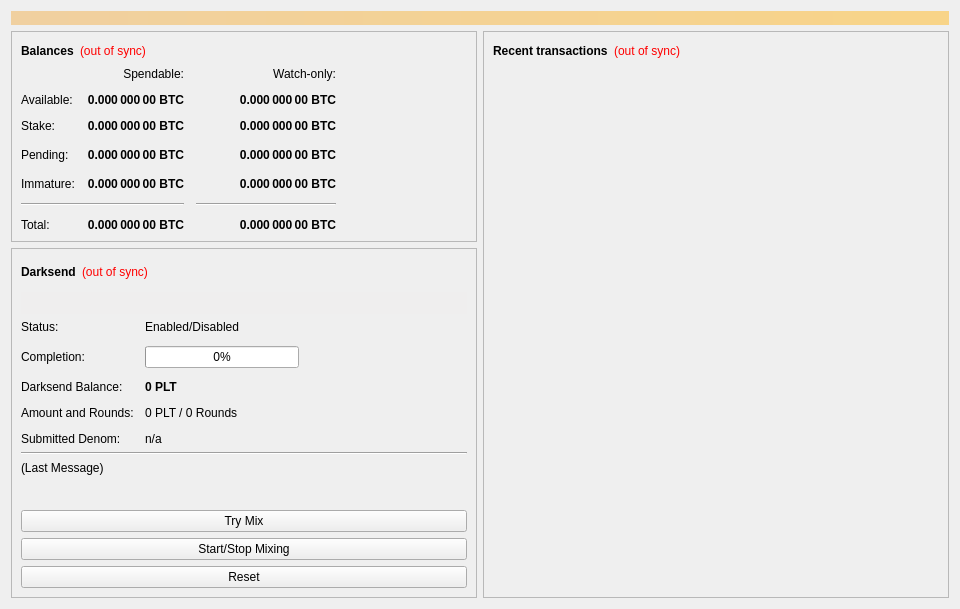
<?xml version="1.0" encoding="UTF-8"?>
<ui version="4.0">
 <class>OverviewPage</class>
 <widget class="QWidget" name="OverviewPage">
  <property name="geometry">
   <rect>
    <x>0</x>
    <y>0</y>
    <width>960</width>
    <height>594</height>
   </rect>
  </property>
  <property name="minimumSize">
   <size>
    <width>960</width>
    <height>0</height>
   </size>
  </property>
  <property name="windowTitle">
   <string>Form</string>
  </property>
  <layout class="QVBoxLayout" name="topLayout">
   <item>
    <widget class="QLabel" name="labelAlerts">
     <property name="visible">
      <bool>false</bool>
     </property>
     <property name="styleSheet">
      <string notr="true">background-color: qlineargradient(x1: 0, y1: 0, x2: 1, y2: 0, stop:0 #F0D0A0, stop:1 #F8D488); color:#000000;</string>
     </property>
     <property name="wordWrap">
      <bool>true</bool>
     </property>
     <property name="margin">
      <number>3</number>
     </property>
    </widget>
   </item>
   <item>
    <layout class="QHBoxLayout" name="horizontalLayout" stretch="1,1">
     <item>
      <layout class="QVBoxLayout" name="verticalLayout_2">
       <item>
        <widget class="QFrame" name="frame">
         <property name="frameShape">
          <enum>QFrame::StyledPanel</enum>
         </property>
         <property name="frameShadow">
          <enum>QFrame::Raised</enum>
         </property>
         <layout class="QVBoxLayout" name="verticalLayout_4">
          <item>
           <layout class="QHBoxLayout" name="horizontalLayout_4">
            <item>
             <widget class="QLabel" name="label_5">
              <property name="font">
               <font>
                <weight>75</weight>
                <bold>true</bold>
               </font>
              </property>
              <property name="text">
               <string>Balances</string>
              </property>
             </widget>
            </item>
            <item>
             <widget class="QLabel" name="labelWalletStatus">
              <property name="cursor">
               <cursorShape>WhatsThisCursor</cursorShape>
              </property>
              <property name="toolTip">
               <string>The displayed information may be out of date. Your wallet automatically synchronizes with the Planetpay network after a connection is established, but this process has not completed yet.</string>
              </property>
              <property name="styleSheet">
               <string notr="true">QLabel { color: red; }</string>
              </property>
              <property name="text">
               <string notr="true">(out of sync)</string>
              </property>
              <property name="alignment">
               <set>Qt::AlignLeading|Qt::AlignLeft|Qt::AlignVCenter</set>
              </property>
             </widget>
            </item>
            <item>
             <spacer name="horizontalSpacer_3">
              <property name="orientation">
               <enum>Qt::Horizontal</enum>
              </property>
              <property name="sizeHint" stdset="0">
               <size>
                <width>40</width>
                <height>20</height>
               </size>
              </property>
             </spacer>
            </item>
           </layout>
          </item>
          <item>
           <layout class="QGridLayout" name="gridLayout">
            <property name="spacing">
             <number>12</number>
            </property>
            <item row="3" column="2">
             <widget class="QLabel" name="labelWatchPending">
              <property name="font">
               <font>
                <weight>75</weight>
                <bold>true</bold>
               </font>
              </property>
              <property name="cursor">
               <cursorShape>IBeamCursor</cursorShape>
              </property>
              <property name="toolTip">
               <string>Unconfirmed transactions to watch-only addresses</string>
              </property>
              <property name="text">
               <string notr="true">0.000 000 00 BTC</string>
              </property>
              <property name="alignment">
               <set>Qt::AlignRight|Qt::AlignTrailing|Qt::AlignVCenter</set>
              </property>
              <property name="textInteractionFlags">
               <set>Qt::LinksAccessibleByMouse|Qt::TextSelectableByKeyboard|Qt::TextSelectableByMouse</set>
              </property>
             </widget>
            </item>
            <item row="3" column="1">
             <widget class="QLabel" name="labelUnconfirmed">
              <property name="font">
               <font>
                <weight>75</weight>
                <bold>true</bold>
               </font>
              </property>
              <property name="cursor">
               <cursorShape>IBeamCursor</cursorShape>
              </property>
              <property name="toolTip">
               <string>Total of transactions that have yet to be confirmed, and do not yet count toward the spendable balance</string>
              </property>
              <property name="text">
               <string notr="true">0.000 000 00 BTC</string>
              </property>
              <property name="alignment">
               <set>Qt::AlignRight|Qt::AlignTrailing|Qt::AlignVCenter</set>
              </property>
              <property name="textInteractionFlags">
               <set>Qt::LinksAccessibleByMouse|Qt::TextSelectableByKeyboard|Qt::TextSelectableByMouse</set>
              </property>
             </widget>
            </item>
            <item row="4" column="2">
             <widget class="QLabel" name="labelWatchImmature">
              <property name="font">
               <font>
                <weight>75</weight>
                <bold>true</bold>
               </font>
              </property>
              <property name="cursor">
               <cursorShape>IBeamCursor</cursorShape>
              </property>
              <property name="toolTip">
               <string>Mined balance in watch-only addresses that has not yet matured</string>
              </property>
              <property name="text">
               <string notr="true">0.000 000 00 BTC</string>
              </property>
              <property name="alignment">
               <set>Qt::AlignRight|Qt::AlignTrailing|Qt::AlignVCenter</set>
              </property>
              <property name="textInteractionFlags">
               <set>Qt::LinksAccessibleByMouse|Qt::TextSelectableByKeyboard|Qt::TextSelectableByMouse</set>
              </property>
             </widget>
            </item>
            <item row="5" column="0" colspan="2">
             <widget class="Line" name="lineSpendableBalance">
              <property name="orientation">
               <enum>Qt::Horizontal</enum>
              </property>
             </widget>
            </item>
            <item row="5" column="2">
             <widget class="Line" name="lineWatchBalance">
              <property name="sizePolicy">
               <sizepolicy hsizetype="Preferred" vsizetype="Fixed">
                <horstretch>0</horstretch>
                <verstretch>0</verstretch>
               </sizepolicy>
              </property>
              <property name="minimumSize">
               <size>
                <width>140</width>
                <height>0</height>
               </size>
              </property>
              <property name="orientation">
               <enum>Qt::Horizontal</enum>
              </property>
             </widget>
            </item>
            <item row="6" column="0">
             <widget class="QLabel" name="labelTotalText">
              <property name="text">
               <string>Total:</string>
              </property>
             </widget>
            </item>
            <item row="4" column="1">
             <widget class="QLabel" name="labelImmature">
              <property name="font">
               <font>
                <weight>75</weight>
                <bold>true</bold>
               </font>
              </property>
              <property name="cursor">
               <cursorShape>IBeamCursor</cursorShape>
              </property>
              <property name="toolTip">
               <string>Mined balance that has not yet matured</string>
              </property>
              <property name="text">
               <string notr="true">0.000 000 00 BTC</string>
              </property>
              <property name="alignment">
               <set>Qt::AlignRight|Qt::AlignTrailing|Qt::AlignVCenter</set>
              </property>
              <property name="textInteractionFlags">
               <set>Qt::LinksAccessibleByMouse|Qt::TextSelectableByKeyboard|Qt::TextSelectableByMouse</set>
              </property>
             </widget>
            </item>
            <item row="3" column="3">
             <spacer name="horizontalSpacer_2">
              <property name="orientation">
               <enum>Qt::Horizontal</enum>
              </property>
              <property name="sizeHint" stdset="0">
               <size>
                <width>40</width>
                <height>20</height>
               </size>
              </property>
             </spacer>
            </item>
            <item row="4" column="0">
             <widget class="QLabel" name="labelImmatureText">
              <property name="text">
               <string>Immature:</string>
              </property>
             </widget>
            </item>
            <item row="6" column="1">
             <widget class="QLabel" name="labelTotal">
              <property name="font">
               <font>
                <weight>75</weight>
                <bold>true</bold>
               </font>
              </property>
              <property name="cursor">
               <cursorShape>IBeamCursor</cursorShape>
              </property>
              <property name="toolTip">
               <string>Your current total balance</string>
              </property>
              <property name="text">
               <string notr="true">0.000 000 00 BTC</string>
              </property>
              <property name="alignment">
               <set>Qt::AlignRight|Qt::AlignTrailing|Qt::AlignVCenter</set>
              </property>
              <property name="textInteractionFlags">
               <set>Qt::LinksAccessibleByMouse|Qt::TextSelectableByKeyboard|Qt::TextSelectableByMouse</set>
              </property>
             </widget>
            </item>
            <item row="6" column="2">
             <widget class="QLabel" name="labelWatchTotal">
              <property name="font">
               <font>
                <weight>75</weight>
                <bold>true</bold>
               </font>
              </property>
              <property name="cursor">
               <cursorShape>IBeamCursor</cursorShape>
              </property>
              <property name="toolTip">
               <string>Current total balance in watch-only addresses</string>
              </property>
              <property name="text">
               <string notr="true">0.000 000 00 BTC</string>
              </property>
              <property name="alignment">
               <set>Qt::AlignRight|Qt::AlignTrailing|Qt::AlignVCenter</set>
              </property>
              <property name="textInteractionFlags">
               <set>Qt::LinksAccessibleByMouse|Qt::TextSelectableByKeyboard|Qt::TextSelectableByMouse</set>
              </property>
             </widget>
            </item>
            <item row="0" column="2">
             <widget class="QLabel" name="labelWatchonly">
              <property name="text">
               <string>Watch-only:</string>
              </property>
              <property name="alignment">
               <set>Qt::AlignRight|Qt::AlignTrailing|Qt::AlignVCenter</set>
              </property>
             </widget>
            </item>
            <item row="1" column="0">
             <widget class="QLabel" name="labelBalanceText">
              <property name="text">
               <string>Available:</string>
              </property>
             </widget>
            </item>
            <item row="1" column="1">
             <widget class="QLabel" name="labelBalance">
              <property name="font">
               <font>
                <weight>75</weight>
                <bold>true</bold>
               </font>
              </property>
              <property name="cursor">
               <cursorShape>IBeamCursor</cursorShape>
              </property>
              <property name="toolTip">
               <string>Your current spendable balance</string>
              </property>
              <property name="text">
               <string notr="true">0.000 000 00 BTC</string>
              </property>
              <property name="alignment">
               <set>Qt::AlignRight|Qt::AlignTrailing|Qt::AlignVCenter</set>
              </property>
              <property name="textInteractionFlags">
               <set>Qt::LinksAccessibleByMouse|Qt::TextSelectableByKeyboard|Qt::TextSelectableByMouse</set>
              </property>
             </widget>
            </item>
            <item row="2" column="0">
             <widget class="QLabel" name="label_10">
              <property name="text">
               <string>Stake:</string>
              </property>
             </widget>
            </item>
            <item row="2" column="1">
             <widget class="QLabel" name="labelStake">
              <property name="font">
               <font>
                <weight>75</weight>
                <bold>true</bold>
               </font>
              </property>
              <property name="cursor">
               <cursorShape>IBeamCursor</cursorShape>
              </property>
              <property name="toolTip">
               <string>Total of coins that was staked, and do not yet count toward the current balance</string>
              </property>
              <property name="text">
               <string notr="true">0.000 000 00 BTC</string>
              </property>
              <property name="alignment">
               <set>Qt::AlignRight|Qt::AlignTrailing|Qt::AlignVCenter</set>
              </property>
              <property name="textInteractionFlags">
               <set>Qt::LinksAccessibleByMouse|Qt::TextSelectableByKeyboard|Qt::TextSelectableByMouse</set>
              </property>
             </widget>
            </item>
            <item row="2" column="2">
             <widget class="QLabel" name="labelWatchStake">
              <property name="font">
               <font>
                <weight>75</weight>
                <bold>true</bold>
               </font>
              </property>
              <property name="cursor">
               <cursorShape>IBeamCursor</cursorShape>
              </property>
              <property name="toolTip">
               <string>Total of coins that was staked in watch-only addresses, and do not yet count toward the current watch-only balance</string>
              </property>
              <property name="text">
               <string notr="true">0.000 000 00 BTC</string>
              </property>
              <property name="alignment">
               <set>Qt::AlignRight|Qt::AlignTrailing|Qt::AlignVCenter</set>
              </property>
              <property name="textInteractionFlags">
               <set>Qt::LinksAccessibleByMouse|Qt::TextSelectableByKeyboard|Qt::TextSelectableByMouse</set>
              </property>
             </widget>
            </item>
            <item row="1" column="2">
             <widget class="QLabel" name="labelWatchAvailable">
              <property name="font">
               <font>
                <weight>75</weight>
                <bold>true</bold>
               </font>
              </property>
              <property name="cursor">
               <cursorShape>IBeamCursor</cursorShape>
              </property>
              <property name="toolTip">
               <string>Your current balance in watch-only addresses</string>
              </property>
              <property name="text">
               <string notr="true">0.000 000 00 BTC</string>
              </property>
              <property name="alignment">
               <set>Qt::AlignRight|Qt::AlignTrailing|Qt::AlignVCenter</set>
              </property>
              <property name="textInteractionFlags">
               <set>Qt::LinksAccessibleByMouse|Qt::TextSelectableByKeyboard|Qt::TextSelectableByMouse</set>
              </property>
             </widget>
            </item>
            <item row="3" column="0">
             <widget class="QLabel" name="labelPendingText">
              <property name="text">
               <string>Pending:</string>
              </property>
             </widget>
            </item>
            <item row="0" column="1">
             <widget class="QLabel" name="labelSpendable">
              <property name="text">
               <string>Spendable:</string>
              </property>
              <property name="alignment">
               <set>Qt::AlignRight|Qt::AlignTrailing|Qt::AlignVCenter</set>
              </property>
             </widget>
            </item>
           </layout>
          </item>
         </layout>
        </widget>
       </item>
       <item>
        <widget class="QFrame" name="frameDarksend">
         <property name="sizePolicy">
          <sizepolicy hsizetype="Expanding" vsizetype="Expanding">
           <horstretch>0</horstretch>
           <verstretch>0</verstretch>
          </sizepolicy>
         </property>
         <property name="minimumSize">
          <size>
           <width>0</width>
           <height>350</height>
          </size>
         </property>
         <property name="layoutDirection">
          <enum>Qt::LeftToRight</enum>
         </property>
         <property name="frameShape">
          <enum>QFrame::StyledPanel</enum>
         </property>
         <property name="frameShadow">
          <enum>QFrame::Raised</enum>
         </property>
         <layout class="QVBoxLayout" name="verticalLayout_5">
          <item>
           <layout class="QHBoxLayout" name="horizontalLayout_5">
            <item>
             <widget class="QLabel" name="label_2">
              <property name="font">
               <font>
                <weight>75</weight>
                <bold>true</bold>
               </font>
              </property>
              <property name="text">
               <string>Darksend</string>
              </property>
             </widget>
            </item>
            <item>
             <widget class="QLabel" name="labelDarksendSyncStatus">
              <property name="toolTip">
               <string>The displayed information may be out of date. Your wallet automatically synchronizes with the Planetpay network after a connection is established, but this process has not completed yet.</string>
              </property>
              <property name="styleSheet">
               <string notr="true">QLabel { color: red; }</string>
              </property>
              <property name="text">
               <string notr="true">(out of sync)</string>
              </property>
              <property name="alignment">
               <set>Qt::AlignLeading|Qt::AlignLeft|Qt::AlignVCenter</set>
              </property>
             </widget>
            </item>
            <item>
             <spacer name="horizontalSpacer_4">
              <property name="orientation">
               <enum>Qt::Horizontal</enum>
              </property>
              <property name="sizeHint" stdset="0">
               <size>
                <width>40</width>
                <height>20</height>
               </size>
              </property>
             </spacer>
            </item>
           </layout>
          </item>
          <item>
           <widget class="QPushButton" name="runAutoDenom">
            <property name="palette">
             <palette>
              <active>
               <colorrole role="WindowText">
                <brush brushstyle="SolidPattern">
                 <color alpha="255">
                  <red>0</red>
                  <green>0</green>
                  <blue>0</blue>
                 </color>
                </brush>
               </colorrole>
               <colorrole role="Button">
                <brush brushstyle="SolidPattern">
                 <color alpha="255">
                  <red>239</red>
                  <green>238</green>
                  <blue>238</blue>
                 </color>
                </brush>
               </colorrole>
               <colorrole role="Light">
                <brush brushstyle="SolidPattern">
                 <color alpha="255">
                  <red>255</red>
                  <green>255</green>
                  <blue>255</blue>
                 </color>
                </brush>
               </colorrole>
               <colorrole role="Midlight">
                <brush brushstyle="SolidPattern">
                 <color alpha="255">
                  <red>247</red>
                  <green>246</green>
                  <blue>246</blue>
                 </color>
                </brush>
               </colorrole>
               <colorrole role="Dark">
                <brush brushstyle="SolidPattern">
                 <color alpha="255">
                  <red>119</red>
                  <green>119</green>
                  <blue>119</blue>
                 </color>
                </brush>
               </colorrole>
               <colorrole role="Mid">
                <brush brushstyle="SolidPattern">
                 <color alpha="255">
                  <red>159</red>
                  <green>159</green>
                  <blue>159</blue>
                 </color>
                </brush>
               </colorrole>
               <colorrole role="Text">
                <brush brushstyle="SolidPattern">
                 <color alpha="255">
                  <red>0</red>
                  <green>0</green>
                  <blue>0</blue>
                 </color>
                </brush>
               </colorrole>
               <colorrole role="BrightText">
                <brush brushstyle="SolidPattern">
                 <color alpha="255">
                  <red>255</red>
                  <green>255</green>
                  <blue>255</blue>
                 </color>
                </brush>
               </colorrole>
               <colorrole role="ButtonText">
                <brush brushstyle="SolidPattern">
                 <color alpha="255">
                  <red>0</red>
                  <green>0</green>
                  <blue>0</blue>
                 </color>
                </brush>
               </colorrole>
               <colorrole role="Base">
                <brush brushstyle="SolidPattern">
                 <color alpha="255">
                  <red>255</red>
                  <green>255</green>
                  <blue>255</blue>
                 </color>
                </brush>
               </colorrole>
               <colorrole role="Window">
                <brush brushstyle="SolidPattern">
                 <color alpha="255">
                  <red>239</red>
                  <green>238</green>
                  <blue>238</blue>
                 </color>
                </brush>
               </colorrole>
               <colorrole role="Shadow">
                <brush brushstyle="SolidPattern">
                 <color alpha="255">
                  <red>0</red>
                  <green>0</green>
                  <blue>0</blue>
                 </color>
                </brush>
               </colorrole>
               <colorrole role="AlternateBase">
                <brush brushstyle="SolidPattern">
                 <color alpha="255">
                  <red>247</red>
                  <green>246</green>
                  <blue>246</blue>
                 </color>
                </brush>
               </colorrole>
               <colorrole role="ToolTipBase">
                <brush brushstyle="SolidPattern">
                 <color alpha="255">
                  <red>255</red>
                  <green>255</green>
                  <blue>220</blue>
                 </color>
                </brush>
               </colorrole>
               <colorrole role="ToolTipText">
                <brush brushstyle="SolidPattern">
                 <color alpha="255">
                  <red>0</red>
                  <green>0</green>
                  <blue>0</blue>
                 </color>
                </brush>
               </colorrole>
              </active>
              <inactive>
               <colorrole role="WindowText">
                <brush brushstyle="SolidPattern">
                 <color alpha="255">
                  <red>0</red>
                  <green>0</green>
                  <blue>0</blue>
                 </color>
                </brush>
               </colorrole>
               <colorrole role="Button">
                <brush brushstyle="SolidPattern">
                 <color alpha="255">
                  <red>239</red>
                  <green>238</green>
                  <blue>238</blue>
                 </color>
                </brush>
               </colorrole>
               <colorrole role="Light">
                <brush brushstyle="SolidPattern">
                 <color alpha="255">
                  <red>255</red>
                  <green>255</green>
                  <blue>255</blue>
                 </color>
                </brush>
               </colorrole>
               <colorrole role="Midlight">
                <brush brushstyle="SolidPattern">
                 <color alpha="255">
                  <red>247</red>
                  <green>246</green>
                  <blue>246</blue>
                 </color>
                </brush>
               </colorrole>
               <colorrole role="Dark">
                <brush brushstyle="SolidPattern">
                 <color alpha="255">
                  <red>119</red>
                  <green>119</green>
                  <blue>119</blue>
                 </color>
                </brush>
               </colorrole>
               <colorrole role="Mid">
                <brush brushstyle="SolidPattern">
                 <color alpha="255">
                  <red>159</red>
                  <green>159</green>
                  <blue>159</blue>
                 </color>
                </brush>
               </colorrole>
               <colorrole role="Text">
                <brush brushstyle="SolidPattern">
                 <color alpha="255">
                  <red>0</red>
                  <green>0</green>
                  <blue>0</blue>
                 </color>
                </brush>
               </colorrole>
               <colorrole role="BrightText">
                <brush brushstyle="SolidPattern">
                 <color alpha="255">
                  <red>255</red>
                  <green>255</green>
                  <blue>255</blue>
                 </color>
                </brush>
               </colorrole>
               <colorrole role="ButtonText">
                <brush brushstyle="SolidPattern">
                 <color alpha="255">
                  <red>0</red>
                  <green>0</green>
                  <blue>0</blue>
                 </color>
                </brush>
               </colorrole>
               <colorrole role="Base">
                <brush brushstyle="SolidPattern">
                 <color alpha="255">
                  <red>255</red>
                  <green>255</green>
                  <blue>255</blue>
                 </color>
                </brush>
               </colorrole>
               <colorrole role="Window">
                <brush brushstyle="SolidPattern">
                 <color alpha="255">
                  <red>239</red>
                  <green>238</green>
                  <blue>238</blue>
                 </color>
                </brush>
               </colorrole>
               <colorrole role="Shadow">
                <brush brushstyle="SolidPattern">
                 <color alpha="255">
                  <red>0</red>
                  <green>0</green>
                  <blue>0</blue>
                 </color>
                </brush>
               </colorrole>
               <colorrole role="AlternateBase">
                <brush brushstyle="SolidPattern">
                 <color alpha="255">
                  <red>247</red>
                  <green>246</green>
                  <blue>246</blue>
                 </color>
                </brush>
               </colorrole>
               <colorrole role="ToolTipBase">
                <brush brushstyle="SolidPattern">
                 <color alpha="255">
                  <red>255</red>
                  <green>255</green>
                  <blue>220</blue>
                 </color>
                </brush>
               </colorrole>
               <colorrole role="ToolTipText">
                <brush brushstyle="SolidPattern">
                 <color alpha="255">
                  <red>0</red>
                  <green>0</green>
                  <blue>0</blue>
                 </color>
                </brush>
               </colorrole>
              </inactive>
              <disabled>
               <colorrole role="WindowText">
                <brush brushstyle="SolidPattern">
                 <color alpha="255">
                  <red>119</red>
                  <green>119</green>
                  <blue>119</blue>
                 </color>
                </brush>
               </colorrole>
               <colorrole role="Button">
                <brush brushstyle="SolidPattern">
                 <color alpha="255">
                  <red>239</red>
                  <green>238</green>
                  <blue>238</blue>
                 </color>
                </brush>
               </colorrole>
               <colorrole role="Light">
                <brush brushstyle="SolidPattern">
                 <color alpha="255">
                  <red>255</red>
                  <green>255</green>
                  <blue>255</blue>
                 </color>
                </brush>
               </colorrole>
               <colorrole role="Midlight">
                <brush brushstyle="SolidPattern">
                 <color alpha="255">
                  <red>247</red>
                  <green>246</green>
                  <blue>246</blue>
                 </color>
                </brush>
               </colorrole>
               <colorrole role="Dark">
                <brush brushstyle="SolidPattern">
                 <color alpha="255">
                  <red>119</red>
                  <green>119</green>
                  <blue>119</blue>
                 </color>
                </brush>
               </colorrole>
               <colorrole role="Mid">
                <brush brushstyle="SolidPattern">
                 <color alpha="255">
                  <red>159</red>
                  <green>159</green>
                  <blue>159</blue>
                 </color>
                </brush>
               </colorrole>
               <colorrole role="Text">
                <brush brushstyle="SolidPattern">
                 <color alpha="255">
                  <red>119</red>
                  <green>119</green>
                  <blue>119</blue>
                 </color>
                </brush>
               </colorrole>
               <colorrole role="BrightText">
                <brush brushstyle="SolidPattern">
                 <color alpha="255">
                  <red>255</red>
                  <green>255</green>
                  <blue>255</blue>
                 </color>
                </brush>
               </colorrole>
               <colorrole role="ButtonText">
                <brush brushstyle="SolidPattern">
                 <color alpha="255">
                  <red>119</red>
                  <green>119</green>
                  <blue>119</blue>
                 </color>
                </brush>
               </colorrole>
               <colorrole role="Base">
                <brush brushstyle="SolidPattern">
                 <color alpha="255">
                  <red>239</red>
                  <green>238</green>
                  <blue>238</blue>
                 </color>
                </brush>
               </colorrole>
               <colorrole role="Window">
                <brush brushstyle="SolidPattern">
                 <color alpha="255">
                  <red>239</red>
                  <green>238</green>
                  <blue>238</blue>
                 </color>
                </brush>
               </colorrole>
               <colorrole role="Shadow">
                <brush brushstyle="SolidPattern">
                 <color alpha="255">
                  <red>0</red>
                  <green>0</green>
                  <blue>0</blue>
                 </color>
                </brush>
               </colorrole>
               <colorrole role="AlternateBase">
                <brush brushstyle="SolidPattern">
                 <color alpha="255">
                  <red>239</red>
                  <green>238</green>
                  <blue>238</blue>
                 </color>
                </brush>
               </colorrole>
               <colorrole role="ToolTipBase">
                <brush brushstyle="SolidPattern">
                 <color alpha="255">
                  <red>255</red>
                  <green>255</green>
                  <blue>220</blue>
                 </color>
                </brush>
               </colorrole>
               <colorrole role="ToolTipText">
                <brush brushstyle="SolidPattern">
                 <color alpha="255">
                  <red>0</red>
                  <green>0</green>
                  <blue>0</blue>
                 </color>
                </brush>
               </colorrole>
              </disabled>
             </palette>
            </property>
            <property name="focusPolicy">
             <enum>Qt::NoFocus</enum>
            </property>
            <property name="autoFillBackground">
             <bool>true</bool>
            </property>
            <property name="text">
             <string/>
            </property>
            <property name="flat">
             <bool>true</bool>
            </property>
           </widget>
          </item>
          <item>
           <layout class="QFormLayout" name="formLayout">
            <property name="fieldGrowthPolicy">
             <enum>QFormLayout::AllNonFixedFieldsGrow</enum>
            </property>
            <property name="horizontalSpacing">
             <number>11</number>
            </property>
            <property name="verticalSpacing">
             <number>12</number>
            </property>
            <item row="0" column="0">
             <widget class="QLabel" name="label_6">
              <property name="text">
               <string>Status:</string>
              </property>
             </widget>
            </item>
            <item row="1" column="0">
             <widget class="QLabel" name="label_7">
              <property name="text">
               <string>Completion:</string>
              </property>
             </widget>
            </item>
            <item row="1" column="1">
             <widget class="QProgressBar" name="darksendProgress">
              <property name="maximumSize">
               <size>
                <width>154</width>
                <height>16777215</height>
               </size>
              </property>
              <property name="value">
               <number>0</number>
              </property>
             </widget>
            </item>
            <item row="3" column="0">
             <widget class="QLabel" name="labelAnonymizedText">
              <property name="text">
               <string>Darksend Balance:</string>
              </property>
             </widget>
            </item>
            <item row="3" column="1">
             <widget class="QLabel" name="labelAnonymized">
              <property name="font">
               <font>
                <weight>75</weight>
                <bold>true</bold>
               </font>
              </property>
              <property name="text">
               <string notr="true">0 PLT</string>
              </property>
             </widget>
            </item>
            <item row="4" column="0">
             <widget class="QLabel" name="label_8">
              <property name="text">
               <string>Amount and Rounds:</string>
              </property>
             </widget>
            </item>
            <item row="4" column="1">
             <widget class="QLabel" name="labelAmountRounds">
              <property name="text">
               <string>0 PLT / 0 Rounds</string>
              </property>
             </widget>
            </item>
            <item row="5" column="0">
             <widget class="QLabel" name="label_9">
              <property name="text">
               <string>Submitted Denom:</string>
              </property>
             </widget>
            </item>
            <item row="5" column="1">
             <widget class="QLabel" name="labelSubmittedDenom">
              <property name="toolTip">
               <string>The denominations you submitted to the Masternode.&lt;br&gt;To mix, other users must submit the exact same denominations.</string>
              </property>
              <property name="text">
               <string>n/a</string>
              </property>
             </widget>
            </item>
            <item row="0" column="1">
             <widget class="QLabel" name="darksendEnabled">
              <property name="text">
               <string>Enabled/Disabled</string>
              </property>
             </widget>
            </item>
           </layout>
          </item>
          <item>
           <widget class="Line" name="lineLastMessage">
            <property name="orientation">
             <enum>Qt::Horizontal</enum>
            </property>
           </widget>
          </item>
          <item>
           <widget class="QLabel" name="darksendStatus">
            <property name="minimumSize">
             <size>
              <width>288</width>
              <height>43</height>
             </size>
            </property>
            <property name="text">
             <string>(Last Message)</string>
            </property>
            <property name="alignment">
             <set>Qt::AlignLeading|Qt::AlignLeft|Qt::AlignTop</set>
            </property>
            <property name="wordWrap">
             <bool>true</bool>
            </property>
           </widget>
          </item>
          <item>
           <widget class="QPushButton" name="darksendAuto">
            <property name="sizePolicy">
             <sizepolicy hsizetype="MinimumExpanding" vsizetype="Fixed">
              <horstretch>0</horstretch>
              <verstretch>0</verstretch>
             </sizepolicy>
            </property>
            <property name="toolTip">
             <string>Try to manually submit a Darksend request.</string>
            </property>
            <property name="text">
             <string>Try Mix</string>
            </property>
           </widget>
          </item>
          <item>
           <widget class="QPushButton" name="toggleDarksend">
            <property name="sizePolicy">
             <sizepolicy hsizetype="MinimumExpanding" vsizetype="Fixed">
              <horstretch>0</horstretch>
              <verstretch>0</verstretch>
             </sizepolicy>
            </property>
            <property name="text">
             <string>Start/Stop Mixing</string>
            </property>
           </widget>
          </item>
          <item>
           <widget class="QPushButton" name="darksendReset">
            <property name="sizePolicy">
             <sizepolicy hsizetype="MinimumExpanding" vsizetype="Fixed">
              <horstretch>0</horstretch>
              <verstretch>0</verstretch>
             </sizepolicy>
            </property>
            <property name="toolTip">
             <string>Reset the current status of Darksend (can interrupt Darksend if it's in the process of Mixing, which can cost you money!)</string>
            </property>
            <property name="autoFillBackground">
             <bool>false</bool>
            </property>
            <property name="text">
             <string>Reset</string>
            </property>
           </widget>
          </item>
         </layout>
        </widget>
       </item>
       <item>
        <spacer name="verticalSpacer">
         <property name="orientation">
          <enum>Qt::Vertical</enum>
         </property>
         <property name="sizeHint" stdset="0">
          <size>
           <width>20</width>
           <height>40</height>
          </size>
         </property>
        </spacer>
       </item>
      </layout>
     </item>
     <item>
      <layout class="QVBoxLayout" name="verticalLayout_3">
       <item>
        <widget class="QFrame" name="frame_2">
         <property name="frameShape">
          <enum>QFrame::StyledPanel</enum>
         </property>
         <property name="frameShadow">
          <enum>QFrame::Raised</enum>
         </property>
         <layout class="QVBoxLayout" name="verticalLayout">
          <item>
           <layout class="QHBoxLayout" name="horizontalLayout_2">
            <item>
             <widget class="QLabel" name="label_4">
              <property name="font">
               <font>
                <weight>75</weight>
                <bold>true</bold>
               </font>
              </property>
              <property name="text">
               <string>Recent transactions</string>
              </property>
             </widget>
            </item>
            <item>
             <widget class="QLabel" name="labelTransactionsStatus">
              <property name="cursor">
               <cursorShape>WhatsThisCursor</cursorShape>
              </property>
              <property name="toolTip">
               <string>The displayed information may be out of date. Your wallet automatically synchronizes with the Planetpay network after a connection is established, but this process has not completed yet.</string>
              </property>
              <property name="styleSheet">
               <string notr="true">QLabel { color: red; }</string>
              </property>
              <property name="text">
               <string notr="true">(out of sync)</string>
              </property>
              <property name="alignment">
               <set>Qt::AlignRight|Qt::AlignTrailing|Qt::AlignVCenter</set>
              </property>
             </widget>
            </item>
            <item>
             <spacer name="horizontalSpacer">
              <property name="orientation">
               <enum>Qt::Horizontal</enum>
              </property>
              <property name="sizeHint" stdset="0">
               <size>
                <width>40</width>
                <height>20</height>
               </size>
              </property>
             </spacer>
            </item>
           </layout>
          </item>
          <item>
           <widget class="QListView" name="listTransactions">
            <property name="styleSheet">
             <string notr="true">QListView { background: transparent; }</string>
            </property>
            <property name="frameShape">
             <enum>QFrame::NoFrame</enum>
            </property>
            <property name="verticalScrollBarPolicy">
             <enum>Qt::ScrollBarAlwaysOff</enum>
            </property>
            <property name="horizontalScrollBarPolicy">
             <enum>Qt::ScrollBarAlwaysOff</enum>
            </property>
            <property name="selectionMode">
             <enum>QAbstractItemView::NoSelection</enum>
            </property>
           </widget>
          </item>
         </layout>
        </widget>
       </item>
      </layout>
     </item>
    </layout>
   </item>
  </layout>
 </widget>
 <resources/>
 <connections/>
</ui>
